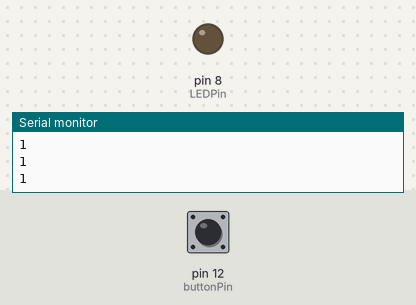
A sketch run on a simulated Arduino Uno, built with avr-gcc and run on an emulated ATmega328P. On the bench: output pins drawn as LEDs (lit = HIGH), the last lines printed to the serial monitor. The inputs (shaded band) are chosen by the test bench; at power-on: pin 12 (buttonPin) HIGH.

Above: at 1.3 s.
1.4 s: pin 12 (buttonPin) pulled LOW for 0.3 s
At 1.87 s:
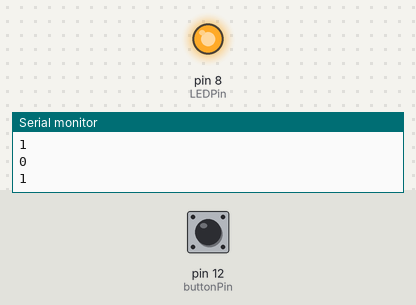
3.5 s: pin 12 (buttonPin) pulled LOW for 3.2 s
At 8.3 s:
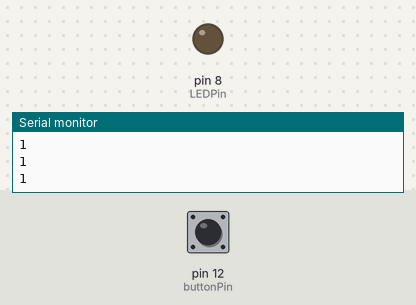
Timing chart, 0 to 9.8 s (numbered marks = the images above; inputs shaded):
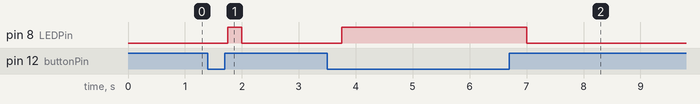

The sketch:

Project_InputPullup.ino
```cpp
int LEDPin = 8;
int buttonPin = 12;
int buttonRead;
int isPressed = 0;

void setup() {
  // put your setup code here, to run once:
Serial.begin(9600);
pinMode(LEDPin, OUTPUT);
pinMode(buttonPin, INPUT_PULLUP);
}

void loop() {
  // put your main code here, to run repeatedly:
buttonRead = digitalRead(buttonPin);
Serial.println(buttonRead);
delay(250);

if (buttonRead == 1)
{
  digitalWrite(LEDPin, LOW);
}
else
{
  digitalWrite(LEDPin, HIGH);
}
}
```

Measured:
- after the input at 1.4 s, pin 8 (LEDPin): LOW → HIGH after 0.35 s, → LOW 0.25 s later
- after the input at 3.5 s, pin 8 (LEDPin): LOW → HIGH after 0.25 s, → LOW 3.3 s later
